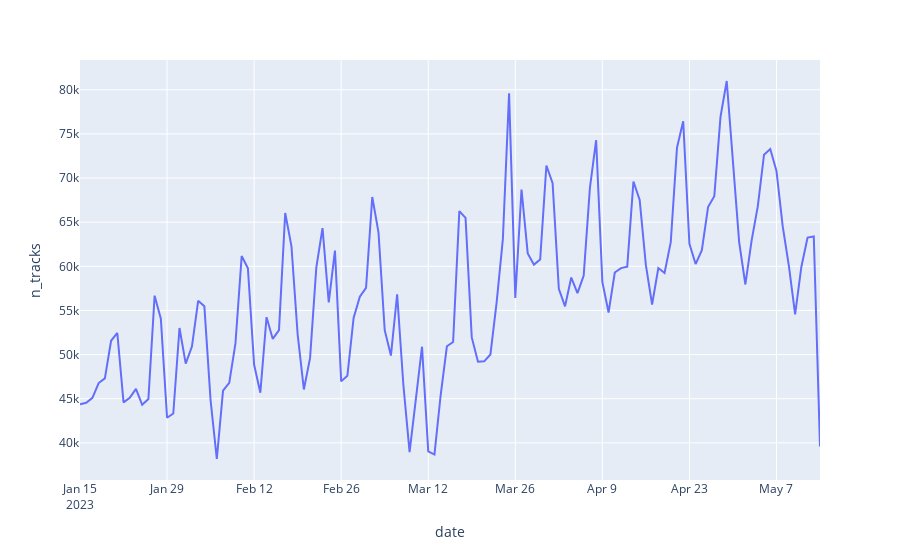

The cell this chart's notebook holds for it:
### Code cell
events_per_day = (
    train_events
    .with_columns(pl.col("datetime").dt.date().alias("date"))
    .group_by("date")
    .agg(pl.col("track_id").count().alias("n_tracks"))
    .sort("date")
)

px.line(events_per_day, x="date", y="n_tracks")
